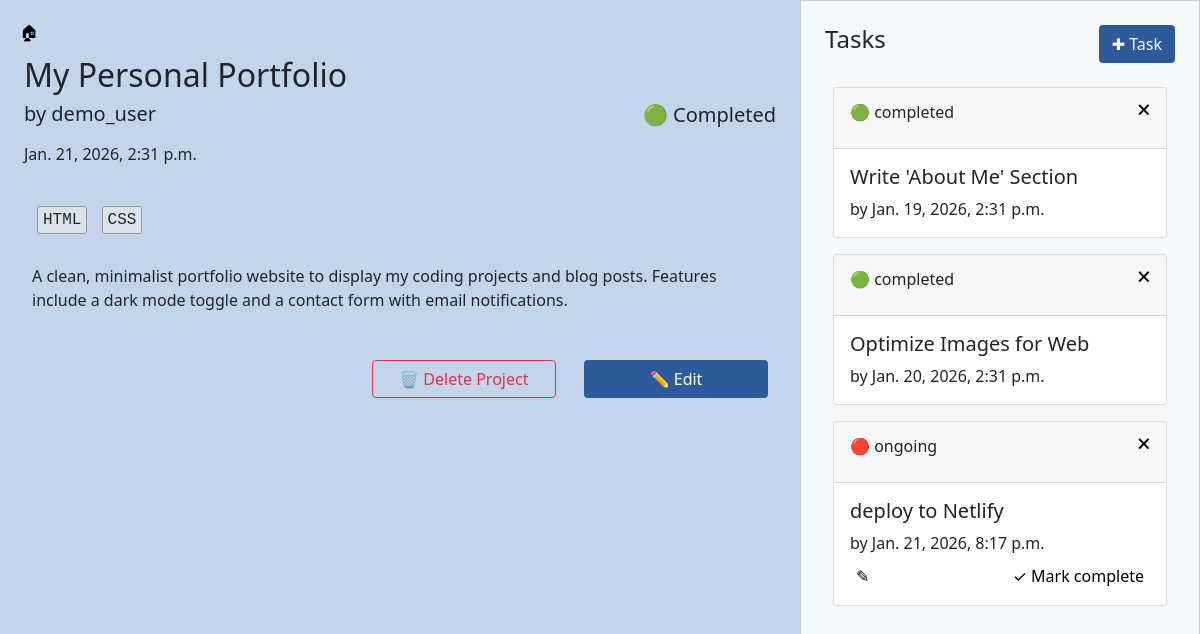
Screenshot of /project/2 with the database file from the repository.
### projectManager/models.py (models this page shows, shortened)
class Project(models.Model):
    title = models.CharField(max_length=50)
    creator = models.ForeignKey(User, on_delete=models.CASCADE, related_name='projects')
    short_description = models.TextField(max_length=80)
    long_description = models.TextField()
    technologies = models.ManyToManyField(Technology, related_name='technologies')
    status = models.CharField(max_length=20, choices=STATUS_CHOICES, default='ongoing')
    created_at = models.DateTimeField(auto_now_add=True)

class Technology(models.Model):
    name = models.CharField(max_length=50, unique=True)

class Task(models.Model):
    title = models.CharField(max_length=200)
    project = models.ForeignKey(Project, on_delete=models.CASCADE, related_name='tasks')
    deadline = models.DateTimeField(null=True, blank=True)
    status = models.CharField(max_length=20, choices=STATUS_CHOICES, default='ongoing')

### projectManager/views.py (the view)
# urls.py: path("project/<int:id>", views.project, name="project"),
def project(request, id):
    project = Project.objects.all().get(id=id)
    technologies = project.technologies.all()
    tasks = project.tasks.all()
    task_form = TaskForm()
    return render(request, "projectManager/project.html", {
        "project" : project,
        "technologies" : technologies,
        "tasks" : tasks,
        "task_form": task_form,
    })

### projectManager/templates/projectManager/project.html (shortened to what this page needs)
{% extends 'projectManager/layout.html' %}
{% load static %}
{% block body %}
<main class="container-fluid">
    <div class="row">
        <section class="col-12 col-lg-8 p-3">
            <div class="p-1">
                <a class="task-btn" href="{% url 'home' %}">🏠︎</a>
            </div>
            <div class="p-2 d-flex justify-content-between align-items-center">
                <div>
                    <h2 class="mb-2">{{ project.title }}</h2>
                    <h5 class="mb-3">by {{ project.creator.username }}</h5>
                    <p>{{ project.created_at }}</p>
                </div>
                <div class="d-flex align-items-center gap-3">
                    {% if project.status == "ongoing" %}
                        <h5 id="project-status-text">🔴 {{ project.status|title }}</h5>
                        <button id="mark-project-btn" onclick="markProjectComplete(this)" data-id="{{ project.id }}" class="btn btn-sm btn-outline-success">
                            ✓ Mark Complete
                        </button>
                    {% else %}
                        <h5>🟢 {{ project.status|title }}</h5>
                    {% endif %}
                </div>
            </div>
            <div class="p-3">
               {% for tech in technologies %}
               <span class="technology-text">{{ tech.name }}</span>
               {% endfor %}
            </div>
            <div class="p-3">
                <p>{{ project.long_description }}</p>
            </div>
            <div class="p-3 text-end">
                <a href="{% url 'delete_project' project.id %}" class="btn btn-outline-danger me-4 w-25">🗑 Delete Project</a>
                <a href="{% url 'edit_project' project.id %}" class="btn btn-main w-25">✏️ Edit</a>
            </div>
        </section>
        <section class="col-12 col-lg-4 bg-light vh-100 p-3 d-flex flex-column">
            <div class="p-2 d-flex justify-content-between flex-shrink-0">
                <h4>Tasks</h4>
                <button class="btn btn-main" data-bs-toggle="modal" data-bs-target="#addTaskModal">
                    ✚ Task
                </button>
            </div>
            <div class="p-3 overflow-auto flex-grow-1 custom-scrollbar">
                {% for task in tasks %}
                <div class="card w-100 mb-3">
                    <div class="card-header d-flex justify-content-between">
                        {% if task.status == "ongoing" %}
                        <p id="status-{{ task.id }}" class="mt-1">🔴 {{ task.status }}</p>
                        {% else %}
                        <p id="status-{{ task.id }}" class="mt-1">🟢 {{ task.status }}</p>
                        {% endif %}
                        <a href="{% url 'delete_task' task.id %}" class="task-btn">🗙</a>
                    </div>
                    <div class="card-body">
                        <div id="task-content-{{ task.id }}">
                            <h5 class="card-title">{{ task.title }}</h5>
                            <p class="card-text">by {{ task.deadline }}</p>
                        </div>
                        {% if task.status == "ongoing" %}
                        <div id="div-{{ task.id }}" class="mt-2 d-flex justify-content-between">
                            <button  onclick="toggleEdit(this)" data-id="{{ task.id }}" class="task-btn">✎</button>
                            <button onclick="markTaskComplete(this)" data-id="{{ task.id }}" class="task-btn">✓ Mark complete</button>
                        </div>
                        {% endif %}
                    </div>
                </div>
                {% endfor %}
            </div>
        </section>
    </div>
</main>
{% endblock %}

### projectManager/static/projectManager/styles.css (style rules this page uses)
body { background-color:#c4d4ea; }
.bg-light { background-color: #f6f9fb !important; border: 1px solid #ccc; }
.btn-main { background-color: #2d5a9a; color: white; }
.technology-text { background-color: #dde1e9; border: 1.3px solid #999; font-family: monospace; padding: 4px 5px; border-radius: 3px; margin: 5px; }
.task-btn { background-color: transparent; border: none; text-decoration: none; color: black; }

### rows the page displays
Project: title "My Personal Portfolio", creator.username "demo_user", created_at "Jan. 21, 2026, 2:31 p.m.", status "Completed", long_description "A clean, minimalist portfolio website to display my coding projects and blog posts. Features include a dark mode toggle and a contact form with email notifications."
Technology: name "HTML"
Technology: name "CSS"
Task: status "completed", title "Write 'About Me' Section", deadline "Jan. 19, 2026, 2:31 p.m."
Task: status "completed", title "Optimize Images for Web", deadline "Jan. 20, 2026, 2:31 p.m."
Task: status "ongoing", title "deploy to Netlify", deadline "Jan. 21, 2026, 8:17 p.m."
